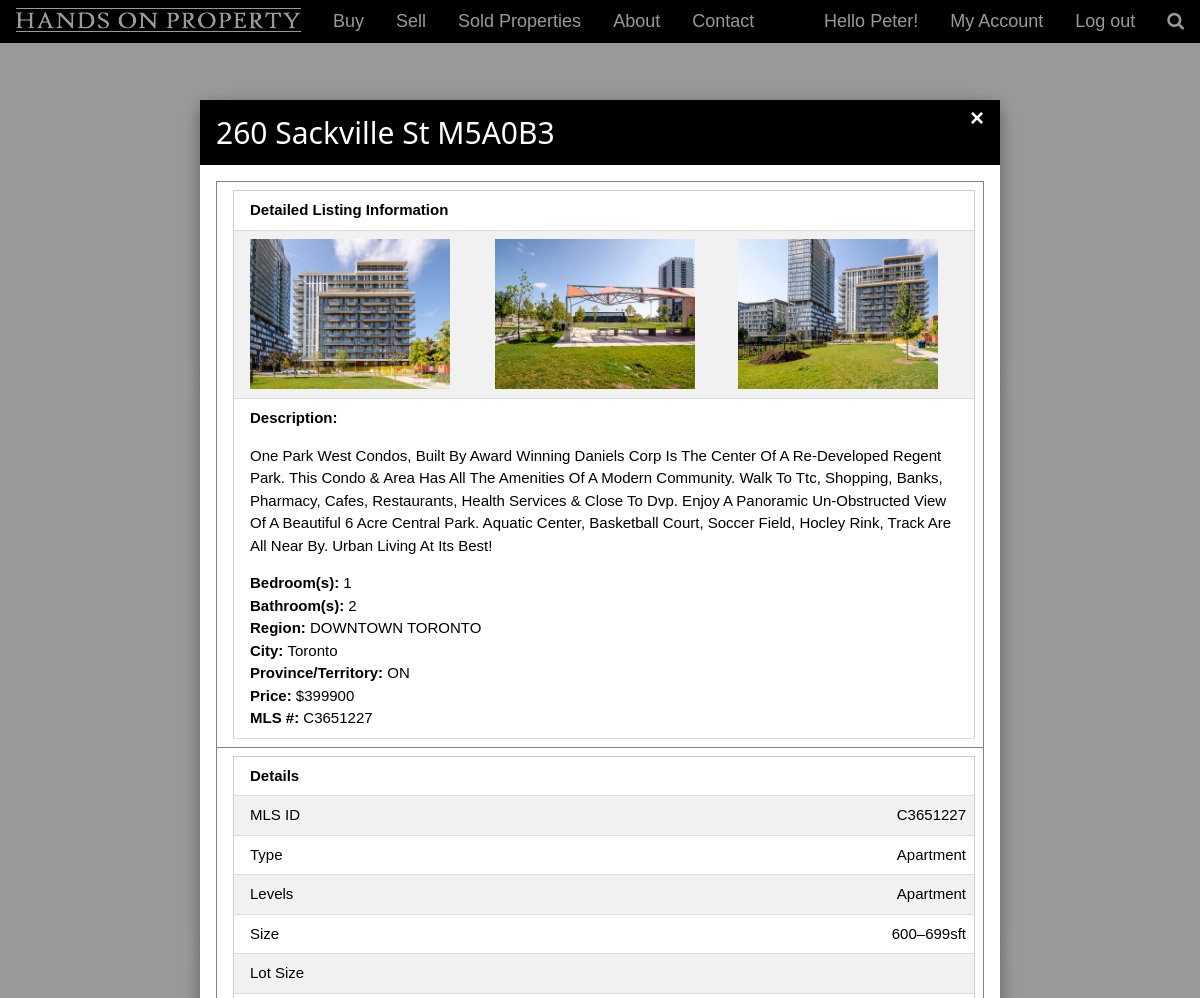
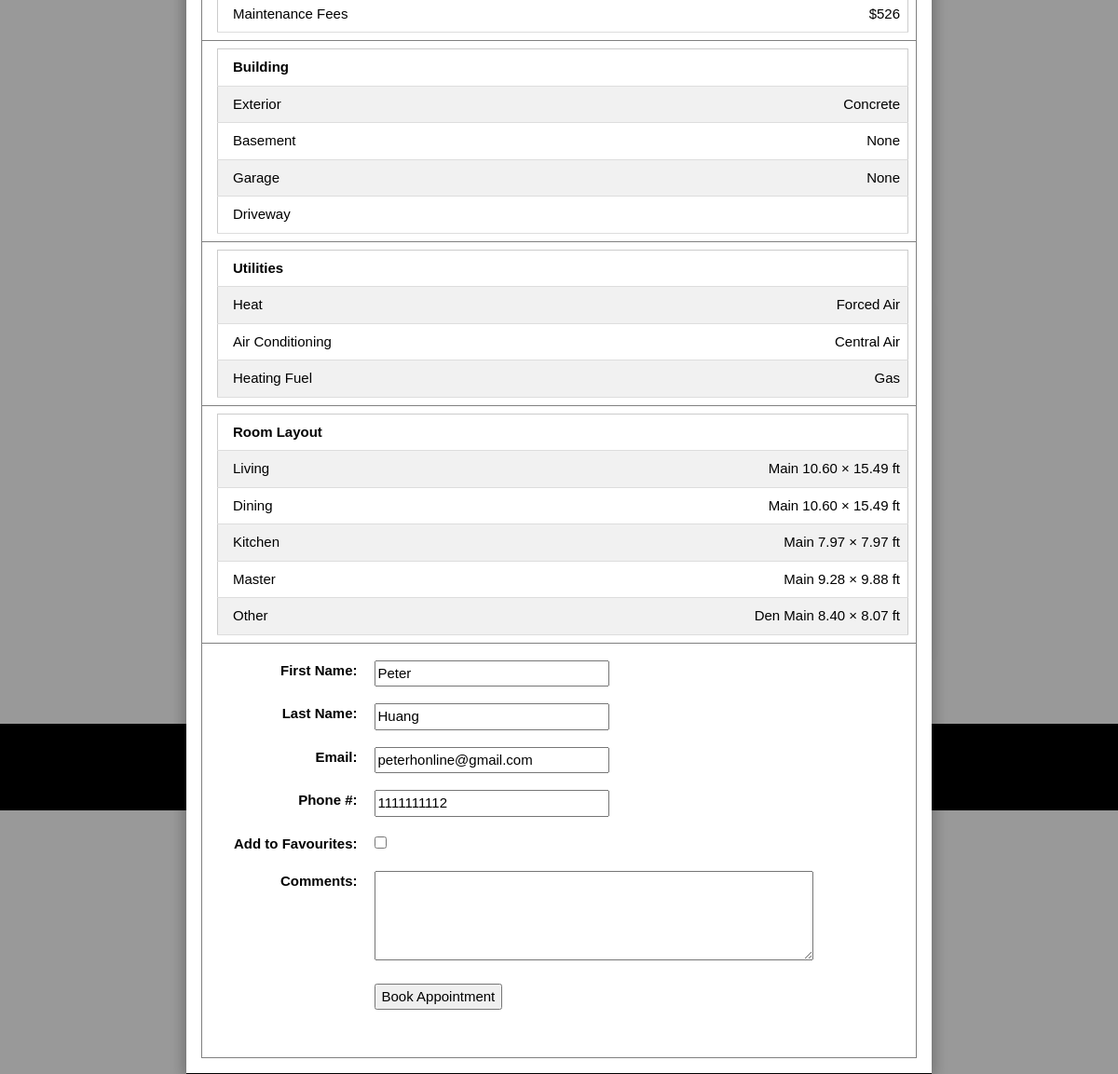
The page /myaccount.php?user=peterhonline@gmail.com&type=favourite_house_listing&action=view&mls_id=C3651227&status=active (signed in) on the database its author committed (2 pictures, top to bottom).
### tables this page shows
CREATE TABLE IF NOT EXISTS `user` (
  `id` int(9) NOT NULL,
  `first_name` varchar(50) NOT NULL,
  `last_name` varchar(50) NOT NULL,
  `email` varchar(50) NOT NULL,
  `phone_num` varchar(11) NOT NULL,
  `password` varchar(100) NOT NULL,
  `role` varchar(30) NOT NULL
);

CREATE TABLE IF NOT EXISTS `property` (
  `id` int(9) NOT NULL,
  `street_num` int(5) NOT NULL,
  `street_name` varchar(50) NOT NULL,
  `unit_num` varchar(4) NOT NULL,
  `postal_code` varchar(10) NOT NULL,
  `description` varchar(1000) NOT NULL,
  `num_of_bedroom` int(2) NOT NULL,
  `num_of_bathroom` int(2) NOT NULL,
  `region` varchar(50) NOT NULL,
  `city` varchar(50) NOT NULL,
  `province_territory` varchar(50) NOT NULL,
  `price` int(9) NOT NULL,
  `mls_id` varchar(10) NOT NULL,
  `latitude` decimal(11,6) NOT NULL,
  `longitude` decimal(11,6) NOT NULL
);

CREATE TABLE IF NOT EXISTS `property_images` (
  `id` int(11) NOT NULL,
  `image_path` varchar(150) NOT NULL,
  `mls_id` varchar(10) NOT NULL
);

CREATE TABLE IF NOT EXISTS `property_details` (
  `id` int(9) NOT NULL,
  `type` varchar(50) NOT NULL,
  `levels` varchar(50) NOT NULL,
  `size` varchar(10) NOT NULL,
  `lot_size` varchar(10) NOT NULL,
  `maintenance_fee` varchar(10) NOT NULL,
  `mls_id` varchar(10) NOT NULL
);

CREATE TABLE IF NOT EXISTS `property_exterior` (
  `id` int(9) NOT NULL,
  `exterior` varchar(50) NOT NULL,
  `basement` varchar(50) NOT NULL,
  `garage` varchar(50) NOT NULL,
  `driveway` varchar(50) NOT NULL,
  `mls_id` varchar(50) NOT NULL
);

CREATE TABLE IF NOT EXISTS `property_utilities` (
  `id` int(9) NOT NULL,
  `heat` varchar(30) NOT NULL,
  `air_conditioning` varchar(30) NOT NULL,
  `heating_fuel` varchar(30) NOT NULL,
  `mls_id` varchar(10) NOT NULL
);

CREATE TABLE IF NOT EXISTS `property_layout` (
  `id` int(9) NOT NULL,
  `living` varchar(50) NOT NULL,
  `dining` varchar(50) NOT NULL,
  `kitchen` varchar(50) NOT NULL,
  `master` varchar(50) NOT NULL,
  `other` varchar(50) NOT NULL,
  `mls_id` varchar(10) NOT NULL
);

### myaccount.php (the view, shortened to what the rows shown need)
<?php
	include("library.php");
	$email = $_SESSION['user'];
	showHeader("Hands on Property Sell My Account", "", 1 , $email);
	getDetailedListing();
	if(isset($_GET['mls_id']) && isset($_GET['type']) && isset($_GET['action'])){
		if($_GET['type'] == "favourite_house_listing" && $_GET['action'] == "view"){
			echo "
			<script type='text/javascript'>
				var d = document.getElementById('detailedListingModal').style.display='block';
			</script>
			<br />
			";
		}
	}
?>
<div class="w3-content" style="max-height:100%;max-width:2000px;margin-top:0px">
  <div class="w3-container w3-content w3-center w3-padding-64" style="max-width:70%;max-height=100%" id="mypersonalaccount">
	<div class='w3-card-4 w3-margin'>
		<h2 class="w3-wide">Personal Details</h2>
	</div>
	<div class='w3-card-4 w3-margin'>
		<h2 class="w3-wide">Appointments</h2>
		<table class='w3-table-all' border='0'>
			<tr>
				<th>Reference ID</th>
				<th>Property ID</th>
				<th>Appointment Date Submission</th>
				<th>User commments</th>
				<th>Status</th>
				<th>Actions</th>
			</tr>
		</table>
		</div>
	<div class='w3-card-4 w3-margin'>
		<h2 class="w3-wide">Saved Search Property Preferences</h2>
		<table class='w3-table-all' border='0'>
			<tr>
				<th>ID</th>
				<th>Region</th>
				<th>Home Type</th>
				<th>Min Price</th>
				<th>Max Price</th>
				<th>Exterior</th>
				<th>Status</th>
				<th>Actions</th>
			</tr>
		</table>
	</div>
	<div class='w3-card-4 w3-margin'>
		<h2 class="w3-wide">Favourite Property Listings</h2>
		<table class='w3-table-all' border='0'>
			<tr>
				<th>ID</th>
				<th>Property ID</th>
				<th>Status</th>
				<th>Actions</th>
			</tr>
		</table>
		</div>
  </div>
</div>
<?php
	showFooter();
?>

### library.php (shortened to what the rows shown need)
<?php
	function showHeader($title, $body_css, $logout, $username){
		echo "<!DOCTYPE html><html>
		<title>".$title."</title>
		<meta name='viewport' content='width=device-width, initial-scale=1'>
		<link rel='stylesheet' type='text/css' href='./css/w3.css'>
		<link rel='stylesheet' type='text/css' href='./css/kalvin.css'>
		<link rel='stylesheet' href='https://fonts.googleapis.com/icon?family=Material+Icons'>
		<link rel='stylesheet' href='https://cdnjs.cloudflare.com/ajax/libs/font-awesome/4.7.0/css/font-awesome.min.css'>
		";
		echo "
		<script type='text/javascript' src='./js/library.js'></script>
		<script type='text/javascript' src='./js/kalvin.js'></script>
		<body ".$body_css.">
		";
		echo "
			<div class='w3-top'>
			<div class='w3-center'>
				<ul class='w3-navbar w3-black w3-large w3-left-align'>
				  <!--<li class='w3-hide-medium w3-hide-large w3-opennav w3-right'>
					<a class='w3-padding-large' href='javascript:void(0)' onclick='myFunction()' title='Toggle Navigation Menu'><i class='fa fa-bars'></i></a>
				  </li>-->
					<li class='w3-hide-small'><a class='w3-hover-none' href='index.php'><img src='./img/logo.png' border='0' /></a></li>
					<li class='w3-hide-small'><a href='buyproperty.php'>Buy</a></li>
					<li class='w3-hide-small'><a href='sellproperty.php'>Sell</a></li>
					<li class='w3-hide-small'><a href='historylist.php'>Sold Properties</a></li>
					<li class='w3-hide-small'><a href='aboutus.php'>About</a></li>
					<li class='w3-hide-small'><a href='contactus.php'>Contact</a></li>
					<li class='w3-right w3-hide-small'><a href='javascript:void(0)' class='w3-hover-red'><i class='fa fa-search'></i></a>
		";
		if($logout == 0){
			echo "
					<li class='w3-right w3-hide-small'><a href='#' class='w3-hover-red'
						onclick=\"document.getElementById('signUpModal').style.display='block';
						document.forms['SignUpForm']['firstName'].value = '';
						document.forms['SignUpForm']['lastName'].value = '';
						document.forms['SignUpForm']['email'].value = '';
						document.forms['SignUpForm']['phone_num'].value = '';
						document.forms['SignUpForm']['passWord'].value = '';
						document.getElementById('signup_msg').innerHTML = '';
						\">Sign up</a></li>
					<li class='w3-right w3-hide-small'><a href='#' class='w3-hover-red'
							onclick=\"document.getElementById('loginModal').style.display='block';
							document.forms['LoginForm']['userName'].value='';
							document.forms['LoginForm']['passWord'].value='';
							document.getElementById('login_msg').innerHTML='';
						\">Login</a></li>
				</ul>
			</div>
			</div>
			";
		}
		else{
	$db = "";
	$table = "user";
	$server = "localhost";
	$user = "";
	$pass = "";
			$conn = mysqli_connect($server, $user, $pass, $db);
			$query = "select * from $table where email='$username'";
			$results = mysqli_query($conn, $query);
			$value = mysqli_fetch_object($results);
			$firstName = $value->first_name;
			echo "
				<li class='w3-right w3-hide-small'><a href='logout.php'>Log out</a></li>
				<li class='w3-right w3-hide-small'><a href='myaccount.php'>My Account</a></li>
				<li class='w3-right w3-hide-small w3-navitem'>Hello ".$firstName."!</li>
				</ul>
			</div>
			</div>
			";
		}
	}
	function loginModal(){
		function getDetailedListing(){
			if(isset($_GET['mls_id'])){
				$db = "transitc_reo";
				$server = "localhost";
				$user = "transitc_reo";
				$pass = "hopishere";
				$mls_id = $_GET['mls_id'];
				$conn = mysqli_connect($server, $user, $pass, $db);
				$arr = array(array());
				$counter = 0;
				$query_detailed_listing = "select street_num, street_name, postal_code, description, region, city, province_territory, price, num_of_bedroom, num_of_bathroom, latitude, longitude from property where mls_id = '$mls_id'";
				if($results = mysqli_query($conn, $query_detailed_listing)){
					while($row = mysqli_fetch_row($results)){
					$arr[$counter][0] = $row[10];
					$arr[$counter][1] = $row[11];
					$counter++;
					echo "
					<div id=\"detailedListingModal\" class=\"w3-modal\">
					<div class=\"w3-modal-content w3-animate-top w3-card-8\" style=\"max-width:800px\">
					  <header class=\"w3-container w3-black\">
						<span onclick=\"document.getElementById('detailedListingModal').style.display='none'\"
						class=\"w3-closebtn\">&times;</span>
						<h2>".$row[0]. " " .$row[1]. " " .$row[2]. "</h2>
					  </header>
					  <div class=\"w3-container w3-padding-16 w3-center\">
					  <table class='w3-table' border='1'>
					  ";
					echo "<tr><td>
								<table class='w3-table-all' style='width:100%'>
								<tr>
									<td colspan='3'><b>Detailed Listing Information</b></td>
								</tr>
								<tr>
					";
							$image_query = "select image_path from property_images where mls_id = '$mls_id'";
							if($image_results = mysqli_query($conn, $image_query)){
								while($image_row = mysqli_fetch_row($image_results)){
								$image_path = $image_row[0];
								echo "<td><img src='$image_path' width='200' height='150' /></td>";
							}
						}
					echo "
									<tr>
										<td colspan='3'>
										<b>Description: </b>
										<p>".$row[3]."</p>
										<b>Bedroom(s): </b>".$row[8]."<br />
										<b>Bathroom(s): </b>".$row[9]."<br />
										<b>Region: </b>".$row[4]."<br />
										<b>City: </b>".$row[5]."<br />
										<b>Province/Territory: </b>".$row[6]."<br />
										<b>Price: </b>$".$row[7]."<br />
										<b>MLS #: </b>".$mls_id."<br />
										</td>
									</tr>
									</table>
					</td></tr>";
					}
				}
				$query_detailed_listing = "select mls_id, type, levels, size, lot_size, maintenance_fee from property_details where mls_id = '$mls_id'";
				if($results = mysqli_query($conn, $query_detailed_listing)){
					while($row = mysqli_fetch_row($results)){
						echo "<tr>
							<td>
								<table class='w3-table-all' style='width:100%'>
									<tr>
										<td colspan='2'><b>Details</b></td>
									</tr>
									<tr><td class='w3-left'>MLS ID</td>
										<td class='w3-right'>".$row[0]."</td>
									</tr>
									<tr><td class='w3-left'>Type</td>
										<td class='w3-right'>".$row[1]."</td>
									</tr>
									<tr><td class='w3-left'>Levels</td>
										<td class='w3-right'>".$row[2]."</td>
									</tr>
									<tr><td class='w3-left'>Size</td>
										<td class='w3-right'>".$row[3]."</td>
									</tr>
									<tr><td class='w3-left'>Lot Size</td>
										<td class='w3-right'>".$row[4]."</td>
									</tr>
									<tr><td class='w3-left'>Maintenance Fees</td>
										<td class='w3-right'>".$row[5]."</td>
									</tr>
								</table>
							</td>
							</tr>
						";
					}
				}
				$query_detailed_exterior = "select exterior, basement, garage, driveway from property_exterior where mls_id = '$mls_id'";
				if($results = mysqli_query($conn, $query_detailed_exterior)){
					while($row = mysqli_fetch_row($results)){
						echo "<tr>
							<td>
								<table class='w3-table-all' style='width:100%'>
									<tr>
										<td colspan='2'><b>Building</b></td>
									</tr>
									<tr><td class='w3-left'>Exterior</td>
										<td class='w3-right'>".$row[0]."</td>
									</tr>
									<tr><td class='w3-left'>Basement</td>
										<td class='w3-right'>".$row[1]."</td>
									</tr>
									<tr><td class='w3-left'>Garage</td>
										<td class='w3-right'>".$row[2]."</td>
									</tr>
									<tr><td class='w3-left'>Driveway</td>
										<td class='w3-right'>".$row[3]."</td>
									</tr>
								</table>
							</td>
							</tr>
						";
					}
				}
				$query_detailed_utilities = "select heat, air_conditioning, heating_fuel from property_utilities where mls_id = '$mls_id'";
				if($results = mysqli_query($conn, $query_detailed_utilities)){
					while($row = mysqli_fetch_row($results)){
						echo "<tr>
							<td>
								<table class='w3-table-all' style='width:100%'>
									<tr>
										<td colspan='2'><b>Utilities</b></td>
									</tr>
									<tr><td class='w3-left'>Heat</td>
										<td class='w3-right'>".$row[0]."</td>
									</tr>
									<tr><td class='w3-left'>Air Conditioning</td>
										<td class='w3-right'>".$row[1]."</td>
									</tr>
									<tr><td class='w3-left'>Heating Fuel</td>
										<td class='w3-right'>".$row[2]."</td>
									</tr>
								</table>
							</td>
							</tr>
						";
					}
				}
				$query_detailed_layout = "select living, dining, kitchen, master, other from property_layout where mls_id = '$mls_id'";
				if($results = mysqli_query($conn, $query_detailed_layout)){
					while($row = mysqli_fetch_row($results)){
						echo "<tr>
							<td>
								<table class='w3-table-all' style='width:100%'>
									<tr>
										<td colspan='2'><b>Room Layout</b></td>
									</tr>
									<tr><td class='w3-left'>Living</td>
										<td class='w3-right'>".$row[0]."</td>
									</tr>
									<tr><td class='w3-left'>Dining</td>
										<td class='w3-right'>".$row[1]."</td>
									</tr>
									<tr><td class='w3-left'>Kitchen</td>
										<td class='w3-right'>".$row[2]."</td>
									</tr>
									<tr><td class='w3-left'>Master</td>
										<td class='w3-right'>".$row[3]."</td>
									</tr>
									<tr><td class='w3-left'>Other</td>
										<td class='w3-right'>".$row[4]."</td>
									</tr>
								</table>
							</td>
							</tr>
						";
					}
				}
					echo "</table>
					  </div>
					  <footer class=\"w3-container w3-black\">
					  </footer>
					</div>
				  </div>
				  ";
				  return $arr;
			}
		}
	}
	function showFooter(){
		echo
		"</body>
		</html>
		";
	}
?>

### rows shown on the page
user: first_name "Peter"
property: street_num "260", street_name "Sackville St", postal_code "M5A0B3", description "One Park West Condos, Built By Award Winning Daniels Corp Is The Center Of A Re-Developed Regent Park. This Condo & Area Has All The Amenities Of A Modern Community. Walk To Ttc, Shopping, Banks, Pharmacy, Cafes, Restaurants, Health Services & Close To Dvp. Enjoy A Panoramic Un-Obstructed View Of A Beautiful 6 Acre Central Park. Aquatic Center, Basketball Court, Soccer Field, Hocley Rink, Track Are All Near By. Urban Living At Its Best!", num_of_bedroom "1", num_of_bathroom "2", region "DOWNTOWN TORONTO", city "Toronto", province_territory "ON", price "399900"
property_images: image_path (picture)
property_images: image_path (picture)
property_images: image_path (picture)
property_details: mls "C3651227", type "Apartment", levels "Apartment", size "600–699sft", maintenance_fee "$526"
property_exterior: exterior "Concrete", basement "None", garage "None"
property_utilities: heat "Forced Air", air_conditioning "Central Air", heating_fuel "Gas"
property_layout: living "Main 10.60 × 15.49 ft", dining "Main 10.60 × 15.49 ft", kitchen "Main 7.97 × 7.97 ft", master "Main 9.28 × 9.88 ft", other "Den Main 8.40 × 8.07 ft"
